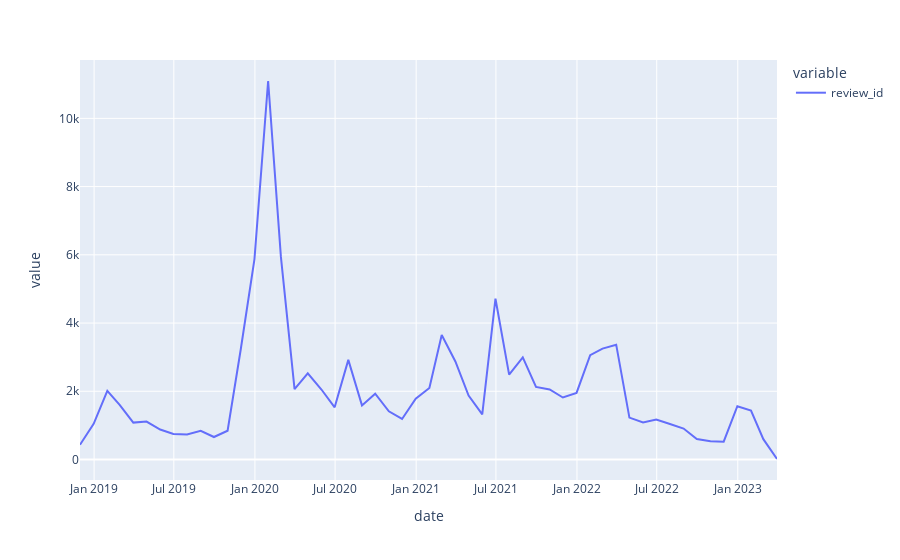

Source (notebook cell):
### Code cell
fig = px.line(review_counts)
